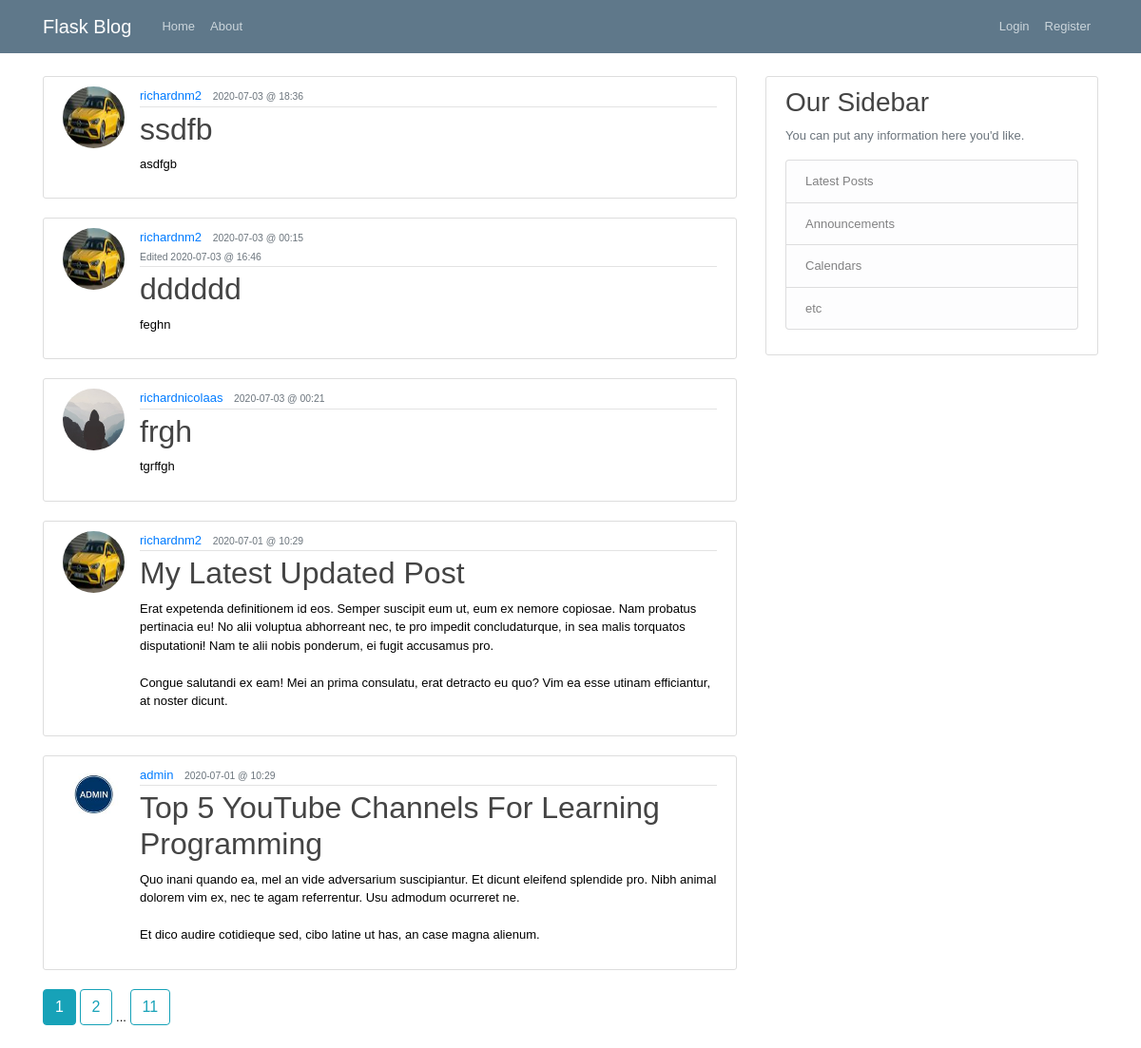
The page /home on the database its author committed.
### flaskblog/models.py (models this page shows, shortened)
class Post(db.Model):
    id = db.Column(db.Integer, primary_key=True)
    title = db.Column(db.String(100), nullable=False)
    date_posted = db.Column(db.DateTime, nullable=False,
                            default=datetime.utcnow)
    date_edited = db.Column(db.DateTime, nullable=False,
                            default=datetime.utcnow)
    content = db.Column(db.Text, nullable=False)
    user_id = db.Column(db.Integer, db.ForeignKey('user.id'),
                        nullable=False)
    post_history = db.relationship('PostHistory', backref='post',
                                   lazy=True)

class User(db.Model, UserMixin):
    id = db.Column(db.Integer, primary_key=True)
    username = db.Column(db.String(20), unique=True, nullable=False)
    email = db.Column(db.String(120), unique=True, nullable=False)
    image_file = db.Column(db.String(20), nullable=False,
                           default='default.jpeg')
    password = db.Column(db.String(60), nullable=False)
    posts = db.relationship('Post', backref='author', lazy=True)
    deleted_posts = db.relationship('DeletedPost', backref='author', lazy=True)

### flaskblog/main/routes.py (the view)
@main.route('/')
@main.route('/home')
def home():
    page = request.args.get('page', 1, type=int)
    posts = Post.query.order_by(Post.date_edited.desc())\
        .paginate(page=page, per_page=5)
    tz = timezone.utc
    return render_template('home.html', posts=posts, tz=tz, title='TESTE')

### flaskblog/templates/home.html
{% extends 'layout.html' %}
{% block content %}
    {% for post in posts.items %}
        <article class="media content-section">
            <img class="rounded-circle article-img" src=" {{ url_for('static', filename='profile_pics/' + post.author.image_file) }} " alt="">
            <div class="media-body">
            <div class="article-metadata">
                <a class="mr-2" href="{{ url_for('users.user_posts', username=post.author.username) }}">{{ post.author.username }}</a>
                {% if post.date_posted != post.date_edited %}
                    <small class="text-muted">{{ post.date_posted.replace(tzinfo=tz).astimezone(tz=None).strftime('%Y-%m-%d @ %H:%M') }} </small> <br>
                    <small class="text-muted">Edited {{ post.date_edited.replace(tzinfo=tz).astimezone(tz=None).strftime('%Y-%m-%d @ %H:%M') }} </small>
                {% else %}
                    <small class="text-muted">{{ post.date_posted.replace(tzinfo=tz).astimezone(tz=None).strftime('%Y-%m-%d @ %H:%M') }} </small>
                {% endif %}
            </div>
            <h2><a class="article-title" href="{{ url_for('posts.post', post_id=post.id) }}">{{ post.title }}</a></h2>
            <p class="article-content">{{ post.content }}</p>
            </div>
        </article>
    {% endfor %}
    {% for page_num in posts.iter_pages(left_edge=1, right_edge=1, left_current=1, right_current=2) %}
        {% if page_num %}
            {% if posts.page == page_num %}
                <a class="btn btn-info mb-4" href="{{ url_for('main.home', page=page_num) }}">{{ page_num }}</a>
            {% else %}
                <a class="btn btn-outline-info mb-4" href="{{ url_for('main.home', page=page_num) }}">{{ page_num }}</a>
            {% endif %}
        {% else %}
            ...
        {% endif %}
    {% endfor %}
{% endblock content %}

### flaskblog/static/main.css (style rules this page uses)
body { background: #fafafa; color: #333333; margin-top: 5rem; }
h1, h2, h3, h4, h5, h6 { color: #444444; }
.content-section { background: #ffffff; padding: 10px 20px; border: 1px solid #dddddd; border-radius: 3px; margin-bottom: 20px; }
.article-title { color: #444444; }
.article-content { white-space: pre-line; }
.article-img { height: 65px; width: 65px; margin-right: 16px; }
.article-metadata { padding-bottom: 1px; margin-bottom: 4px; border-bottom: 1px solid #e3e3e3 }

### flaskblog/static/style2.css (style rules this page uses)
* { margin:0px; }
body { background-color: #FFFFFF; font-family: Verdana,Arial,Helvetica,sans-serif; font-size: small; color: #000000; }

### rows shown on the page
Post: image_file (picture), author.username "richardnm2", date_posted.replace "2020-07-03 @ 18:36", title "ssdfb", content "asdfgb"
Post: image_file (picture), author.username "richardnm2", date_posted.replace "2020-07-03 @ 00:15", date_edited.replace "2020-07-03 @ 16:46", title "dddddd", content "feghn"
Post: image_file (placeholder picture), author.username "richardnicolaas", date_posted.replace "2020-07-03 @ 00:21", title "frgh", content "tgrffgh"
Post: image_file (picture), author.username "richardnm2", date_posted.replace "2020-07-01 @ 10:29", title "My Latest Updated Post", content "Erat expetenda definitionem id eos. Semper suscipit eum ut, eum ex nemore copiosae. Nam probatus pertinacia eu! No alii voluptua abhorreant nec, te pro impedit concludaturque, in sea malis torquatos disputationi! Nam te alii nobis ponderum, ei fugit accusamus pro. Congue salutandi ex eam! Mei an prima consulatu, erat detracto eu quo? Vim ea esse utinam efficiantur, at noster dicunt."
Post: image_file (picture), author.username "admin", date_posted.replace "2020-07-01 @ 10:29", title "Top 5 YouTube Channels For Learning Programming", content "Quo inani quando ea, mel an vide adversarium suscipiantur. Et dicunt eleifend splendide pro. Nibh animal dolorem vim ex, nec te agam referrentur. Usu admodum ocurreret ne. Et dico audire cotidieque sed, cibo latine ut has, an case magna alienum."

### other values the page prints
{{ page_num }} "1"
{{ page_num }} "2" "11"
